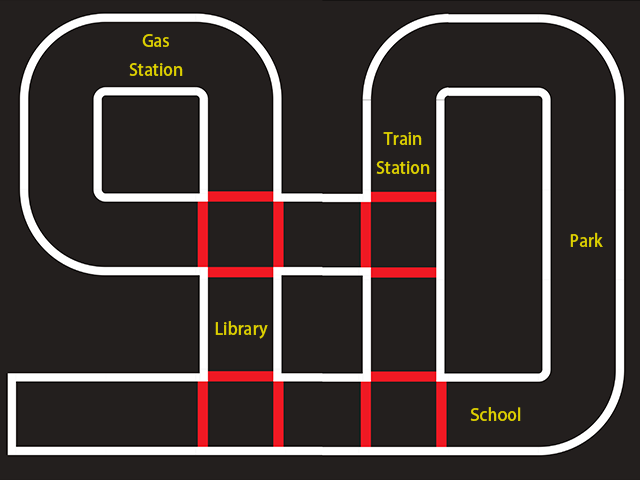
#> input picture camera_streaming/map.png, 640 x 480 px
$ python -i maze.py   (imports and definitions only)   (older library calls are emulated)
#> lines starting #> are read from the running program, lines starting #| are printed output that depends on the picture
import time
import math
import cv2
from cv2 import aruco
import numpy as np
import matplotlib.pyplot as plt
from PIL import Image, ImageDraw, ImageFont
from image_calibrator import CameraCalibrator
from image_calibrator import RoadMarkingDetector


class Cv2Aruco(object):
    """ OpenCV內的aruco tag """
    def __init__(self):
        self.place_name = { 1: "Pool", 2: "supermarket", 3: "School",
                            4: "Park", 5: "Library"}
        self.aruco_dict = aruco.Dictionary_get(aruco.DICT_4X4_50)
        self.parameters = aruco.DetectorParameters_create()
        self.font = ImageFont.truetype('msjh.ttc', 25)

    def find_aruco(self, image):
        """在影像中尋找aruco tag

        Args:
            image: (numpy.ndarray)輸入影像
        Returns:
            image_markers: (numpy.ndarray)經過標記aruco tag的影像
            max_id: (int)最接近的aruco tag的ID
        """
        gray = cv2.cvtColor(image, cv2.COLOR_BGR2GRAY)
        corners, ids, _ = aruco.detectMarkers(gray, self.aruco_dict,
                                                    parameters=self.parameters)
        image_markers = aruco.drawDetectedMarkers(image.copy(), corners, ids)

        max_id = 0
        max_distance = 0
        if len(corners) > 0:
            for corner, id in zip(corners, ids):
                if id[0] in self.place_name:
                    x1 = corner[0][0]
                    x2 = corner[0][1]
                    d_x = x2[0] - x1[0]
                    d_y = x2[1] - x1[1]
                    distance = round(math.sqrt(d_x**2 + d_y**2))
                    if distance > max_distance:
                        max_id = id[0]
                        max_distance = distance

                    # 在aruco tag上顯示地名
                    img_PIL = Image.fromarray(cv2.cvtColor(image_markers, cv2.COLOR_BGR2RGB))
                    draw = ImageDraw.Draw(img_PIL)
                    draw.text(tuple(x1), self.place_name[id[0]], font=self.font, fill=(255,0,255))
                    image_markers = cv2.cvtColor(np.asarray(img_PIL), cv2.COLOR_RGB2BGR)

        return image_markers, max_id


class Maze(object):
    """ 迷宮 """
    maze_map = np.array([   [0,0,0,1,0,0,0],
                            [0,1,0,1,0,1,0],
                            [0,0,0,0,0,1,0],
                            [1,1,0,1,0,1,0],
                            [0,0,0,0,0,0,0]])
    location_map = {0:[4, 0], 1:[0, 1], 2:[1, 4], 3:[4, 5], 4:[2, 6], 5:[3, 2]}
    # {1:"加油站", 2:"火車站", 3:"學校", 4:"公園", 5:"圖書館"}

    # [404 lines left out: functions __init__, calc_maze_turn_dir, maze_flood_fill, walk_maze, maze_go, have_road and 2 more, not called in this run]


class Intersection(object):
    """ 路口 """
    def __init__(self):
        self.camera_calibrator = CameraCalibrator((320, 240))
        self.marking_detector = RoadMarkingDetector()

    # [71 lines left out: functions find_intersection, determine_intersection, not called in this run]


# [16 lines not run here, left out]

>>> import cv2
>>> picture = cv2.imread('camera_streaming/map.png')
#> picture is the input picture: shape (480, 640, 3); mean B, G, R 54.1, 55.7, 65.2
>>> result = Cv2Aruco().find_aruco(picture)
#> in find_aruco, `gray = cv2.cvtColor(image, cv2.COLOR_BGR2GRAY)`:
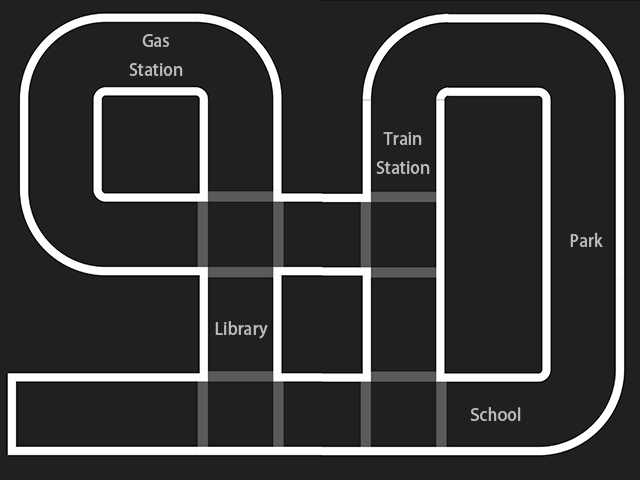
#> gray: shape (480, 640); min 0, max 255, mean 58.3
#> in find_aruco, `corners, ids, _ = aruco.detectMarkers(gray, self.aruco_dict, parameter..`: corners = (); ids = None
